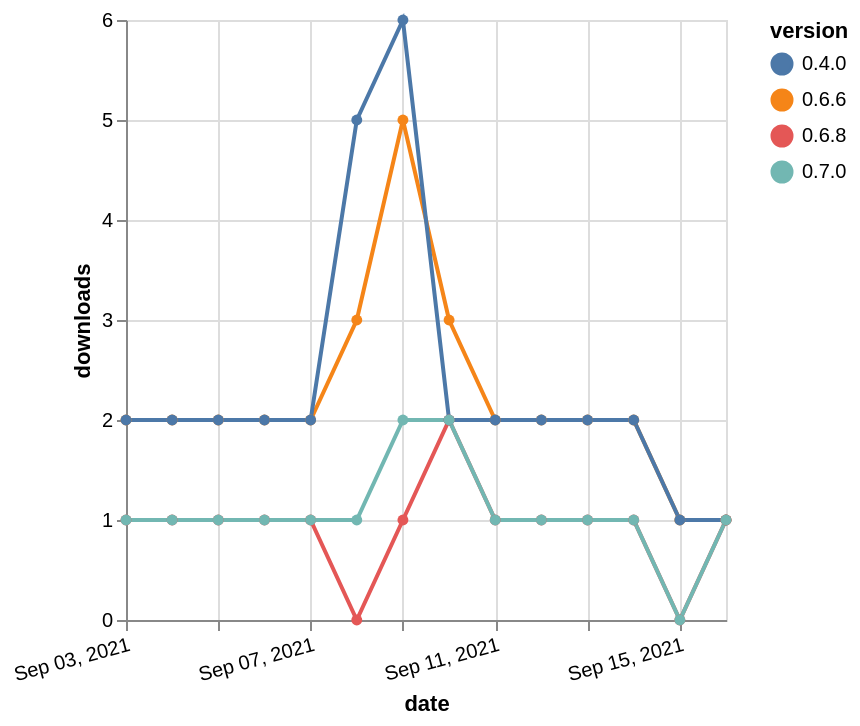

This figure's Vega-Lite source:
### Vega-Lite specification from a JSON file in a GitHub repository (floating-point values rounded to 4 significant figures)
{"$schema": "https://vega.github.io/schema/vega-lite/v5.json", "description": "A simple bar chart with embedded data.", "data": {"values": [{"date": "2021-09-03", "total": 3997, "delta": 2, "version": "0.6.6"}, {"date": "2021-09-04", "total": 3999, "delta": 2, "version": "0.6.6"}, {"date": "2021-09-05", "total": 4001, "delta": 2, "version": "0.6.6"}, {"date": "2021-09-06", "total": 4003, "delta": 2, "version": "0.6.6"}, {"date": "2021-09-07", "total": 4005, "delta": 2, "version": "0.6.6"}, {"date": "2021-09-08", "total": 4008, "delta": 3, "version": "0.6.6"}, {"date": "2021-09-09", "total": 4013, "delta": 5, "version": "0.6.6"}, {"date": "2021-09-10", "total": 4016, "delta": 3, "version": "0.6.6"}, {"date": "2021-09-11", "total": 4018, "delta": 2, "version": "0.6.6"}, {"date": "2021-09-12", "total": 4020, "delta": 2, "version": "0.6.6"}, {"date": "2021-09-13", "total": 4022, "delta": 2, "version": "0.6.6"}, {"date": "2021-09-14", "total": 4024, "delta": 2, "version": "0.6.6"}, {"date": "2021-09-15", "total": 4025, "delta": 1, "version": "0.6.6"}, {"date": "2021-09-16", "total": 4026, "delta": 1, "version": "0.6.6"}, {"date": "2021-09-03", "total": 3867, "delta": 2, "version": "0.4.0"}, {"date": "2021-09-04", "total": 3869, "delta": 2, "version": "0.4.0"}, {"date": "2021-09-05", "total": 3871, "delta": 2, "version": "0.4.0"}, {"date": "2021-09-06", "total": 3873, "delta": 2, "version": "0.4.0"}, {"date": "2021-09-07", "total": 3875, "delta": 2, "version": "0.4.0"}, {"date": "2021-09-08", "total": 3880, "delta": 5, "version": "0.4.0"}, {"date": "2021-09-09", "total": 3886, "delta": 6, "version": "0.4.0"}, {"date": "2021-09-10", "total": 3888, "delta": 2, "version": "0.4.0"}, {"date": "2021-09-11", "total": 3890, "delta": 2, "version": "0.4.0"}, {"date": "2021-09-12", "total": 3892, "delta": 2, "version": "0.4.0"}, {"date": "2021-09-13", "total": 3894, "delta": 2, "version": "0.4.0"}, {"date": "2021-09-14", "total": 3896, "delta": 2, "version": "0.4.0"}, {"date": "2021-09-15", "total": 3897, "delta": 1, "version": "0.4.0"}, {"date": "2021-09-16", "total": 3898, "delta": 1, "version": "0.4.0"}, {"date": "2021-09-03", "total": 408, "delta": 1, "version": "0.6.8"}, {"date": "2021-09-04", "total": 409, "delta": 1, "version": "0.6.8"}, {"date": "2021-09-05", "total": 410, "delta": 1, "version": "0.6.8"}, {"date": "2021-09-06", "total": 411, "delta": 1, "version": "0.6.8"}, {"date": "2021-09-07", "total": 412, "delta": 1, "version": "0.6.8"}, {"date": "2021-09-08", "total": 412, "delta": 0, "version": "0.6.8"}, {"date": "2021-09-09", "total": 413, "delta": 1, "version": "0.6.8"}, {"date": "2021-09-10", "total": 415, "delta": 2, "version": "0.6.8"}, {"date": "2021-09-11", "total": 416, "delta": 1, "version": "0.6.8"}, {"date": "2021-09-12", "total": 417, "delta": 1, "version": "0.6.8"}, {"date": "2021-09-13", "total": 418, "delta": 1, "version": "0.6.8"}, {"date": "2021-09-14", "total": 419, "delta": 1, "version": "0.6.8"}, {"date": "2021-09-15", "total": 419, "delta": 0, "version": "0.6.8"}, {"date": "2021-09-16", "total": 420, "delta": 1, "version": "0.6.8"}, {"date": "2021-09-03", "total": 401, "delta": 1, "version": "0.7.0"}, {"date": "2021-09-04", "total": 402, "delta": 1, "version": "0.7.0"}, {"date": "2021-09-05", "total": 403, "delta": 1, "version": "0.7.0"}, {"date": "2021-09-06", "total": 404, "delta": 1, "version": "0.7.0"}, {"date": "2021-09-07", "total": 405, "delta": 1, "version": "0.7.0"}, {"date": "2021-09-08", "total": 406, "delta": 1, "version": "0.7.0"}, {"date": "2021-09-09", "total": 408, "delta": 2, "version": "0.7.0"}, {"date": "2021-09-10", "total": 410, "delta": 2, "version": "0.7.0"}, {"date": "2021-09-11", "total": 411, "delta": 1, "version": "0.7.0"}, {"date": "2021-09-12", "total": 412, "delta": 1, "version": "0.7.0"}, {"date": "2021-09-13", "total": 413, "delta": 1, "version": "0.7.0"}, {"date": "2021-09-14", "total": 414, "delta": 1, "version": "0.7.0"}, {"date": "2021-09-15", "total": 414, "delta": 0, "version": "0.7.0"}, {"date": "2021-09-16", "total": 415, "delta": 1, "version": "0.7.0"}]}, "width": "container", "mark": {"type": "line", "point": {"filled": true}}, "encoding": {"x": {"field": "date", "type": "temporal", "timeUnit": "yearmonthdate", "title": "date", "axis": {"labelAngle": -15}}, "y": {"field": "delta", "type": "quantitative", "title": "downloads"}, "color": {"field": "version", "type": "nominal"}, "tooltip": {"field": "delta"}}}
